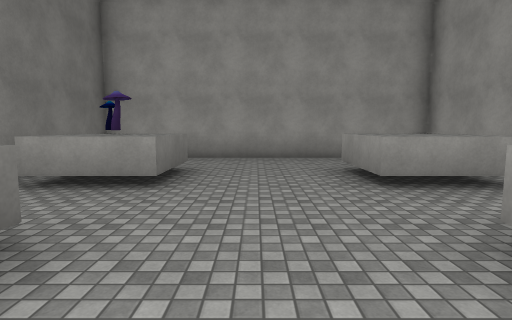
view 1 (above)

17 first-person views from a walk through a 3-D level made in the Unity game engine. The camera is 1.5 m above the floor, tilts 6° down and sees 80° across. The floor is counted in squares, 2 m on a side. Each view is taken from the middle of a square. On the plan, view 1 faces up. The plan holds only what a view shows up to about 10 squares ahead; the rest is blank. The place goes on beyond the plan. The player character is not drawn. Some surface patterns are stand-ins.

view 2
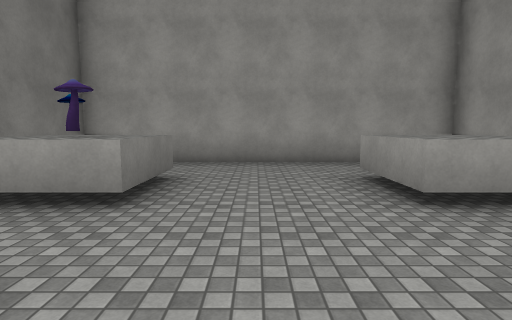

view 3
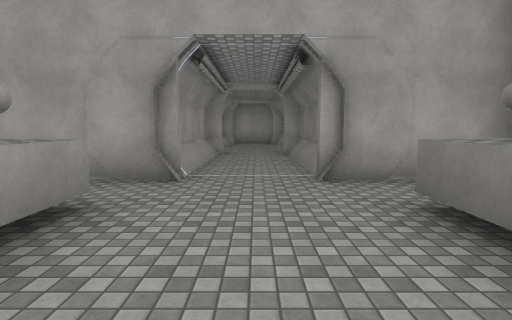

view 4
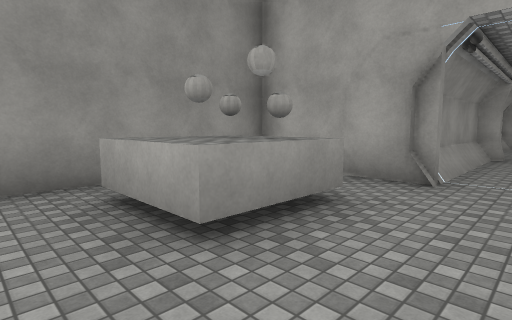

view 5
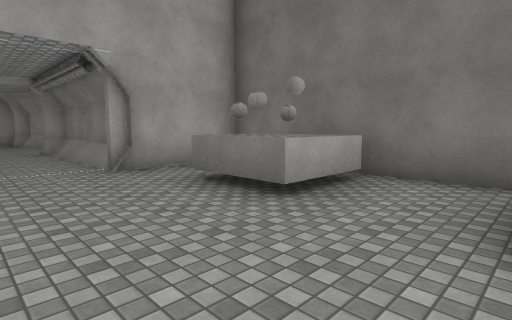

view 6
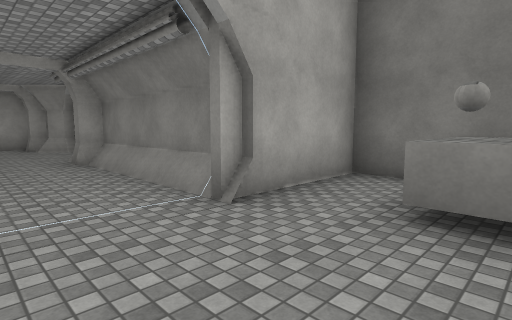

view 7
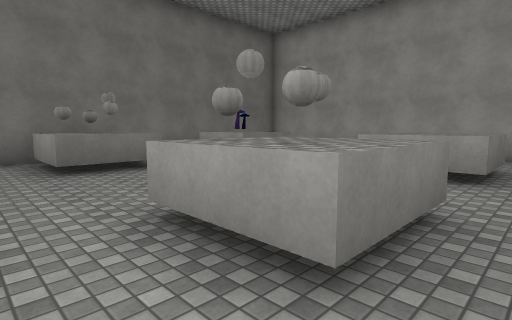

view 8
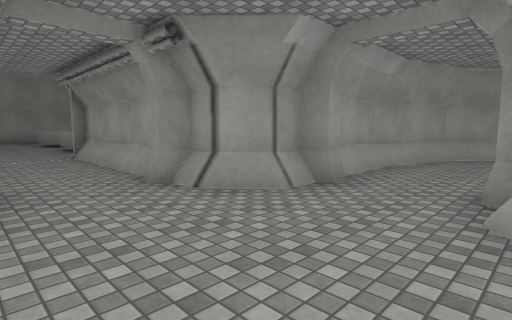

view 9
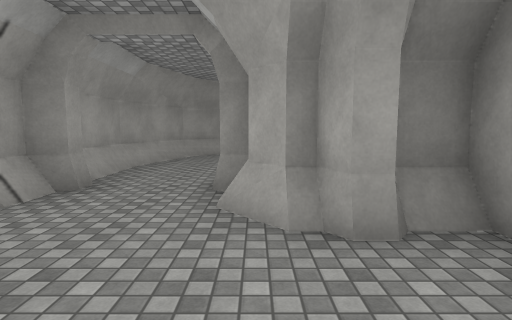

view 10
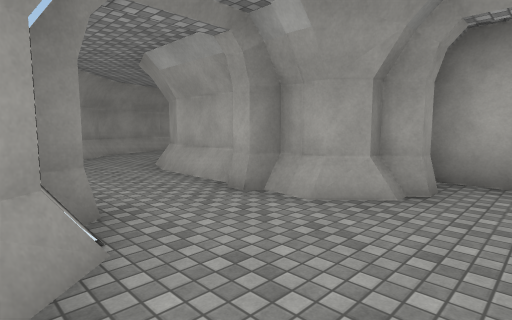

view 11
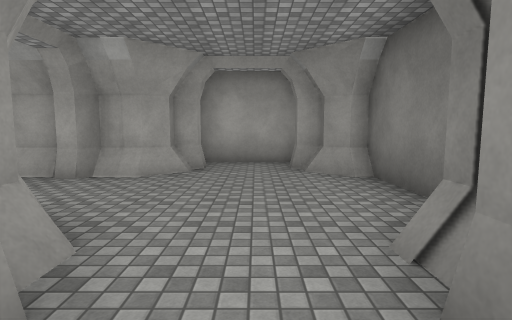

view 12
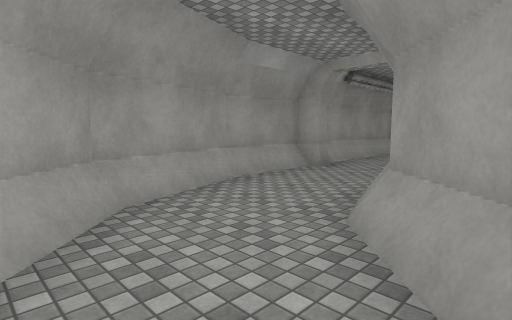

view 13
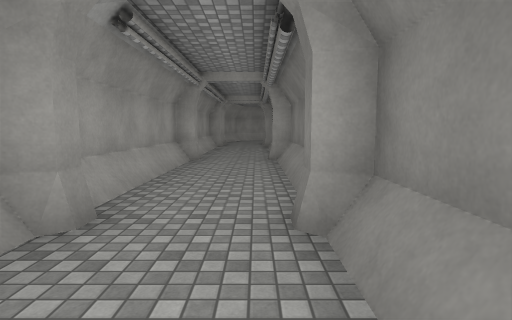

view 14
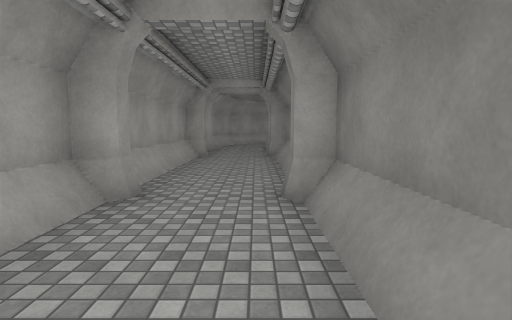

view 15
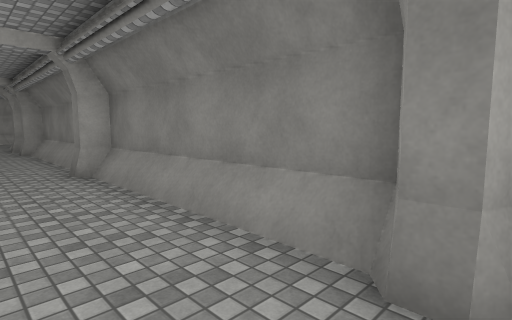

view 16
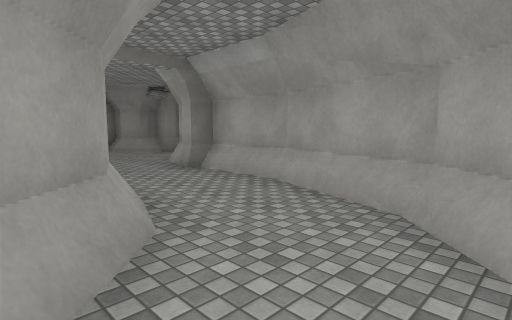

view 17
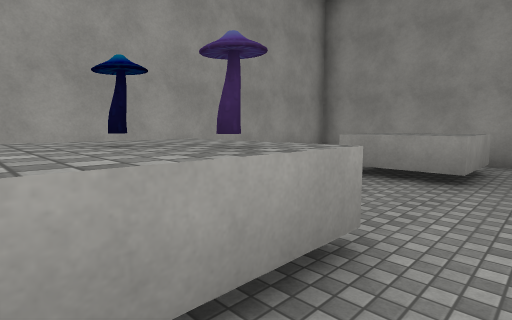

### Floor plan
Key: @ floor where view 1 was taken; # wall or solid block; . floor; ^ raised ledge; O other object.
Columns run from 4 left of view 1 to 10 right of it. Each row starts with its distance up from view 1.
  8 #########
  7 #....... #
  6 #....... #
  5 #^O...^^.#
  4 #^O...^^.#
  3 #........#
  2 #OO...OO.#
  1 #OO...OO.#
  0 #...@....#
 -1 #........#
 -2 ####..###
 -3    #..#
 -4    #..#
 -5    #..#
 -6    #.##
 -7   ##..#####
 -8   #.......###
 -9   #.........##
-10   #...#####..##
-11   ##.##   ##..#
-12    ####    #..#
-13            #..#
-14            #..#
-15            #..#
-16            #..#
-17            #..#
-18            #..#
-19            #..#
-20            #..#
-21            #..#
-22            #..#
-23            #..#
-24            #..#
-25             ..#

Positions as (right, up) in squares from view 1, and headings:
1: (0, 0), facing up
2: (0, 1), facing up
3: (0, 3), facing down
4: (0, 3), facing down-right
5: (1, 4), facing down-left
6: (1, 1), facing down-left
7: (4, -1), facing up-left
8: (-1, -10), facing up-right
9: (-1, -10), facing right
10: (0, -7), facing down-right
11: (0, -5), facing down
12: (6, -9), facing down-right
13: (8, -12), facing down
14: (8, -16), facing down
15: (9, -14), facing down-left
16: (8, -11), facing up-left
17: (-3, 3), facing up-right
